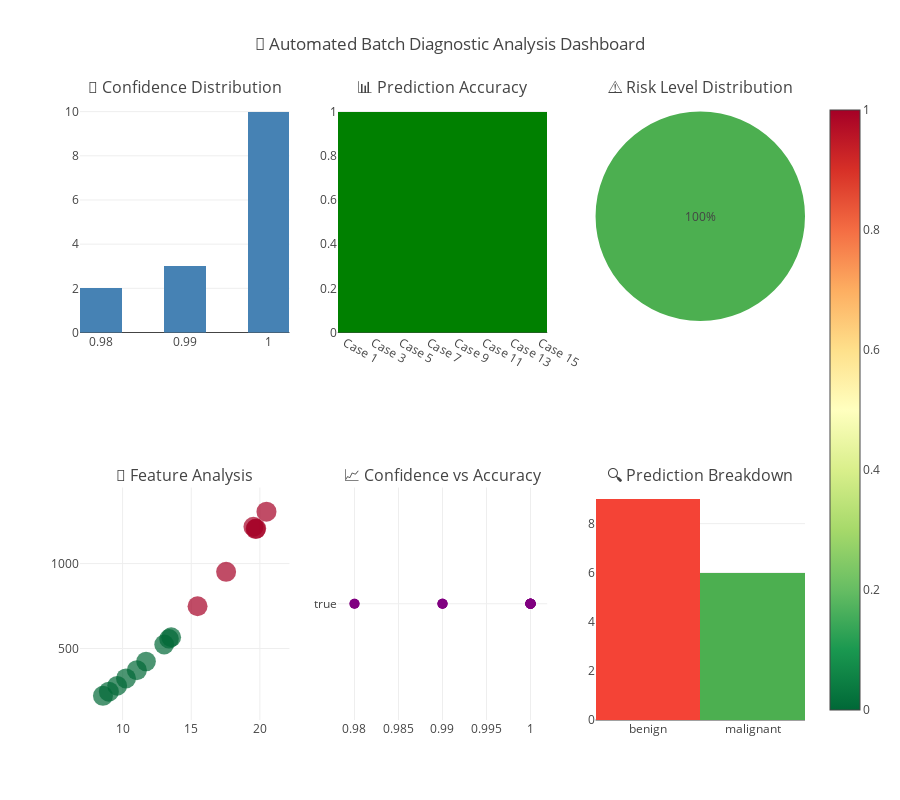

The cell this chart's notebook holds for it:
### Markdown cell above
## New Scenario:

### **“Quick Diagnosis Assistant”**

Instead of inputting all 30 features manually, we:

* **Randomly sample a case** from the dataset
* Display its features to simulate "incoming patient data"
* Ask the user:
  *"Would you like to diagnose this case?"*
* Then we **predict and show results** using the trained model

No typing 30 numbers. Still real. Still sharp. Still interactive.


## STEP 3 (Revised): Sample and Diagnose a Case


### Objective:

* Randomly pull a sample case from the dataset
* Show the 5–7 most meaningful features (not all 30)
* Let the model predict and show the result
* Give option to keep looping or exit

### Code cell
# STEP 3 (ENHANCED): Automated Batch Diagnostic Analysis
import numpy as np
import random
import pandas as pd
import plotly.express as px
import plotly.graph_objects as go
from plotly.subplots import make_subplots

# Define key diagnostic features
selected_features = [
    'mean radius',
    'mean texture', 
    'mean perimeter',
    'mean area',
    'worst concavity',
    'worst symmetry'
]

# Get feature indices
feature_indices = [list(cancer.feature_names).index(f) for f in selected_features]

def automated_batch_diagnosis(model, X, y, feature_names, num_cases=15):
    """
    Automated batch diagnostic analysis without user input
    Processes multiple cases and creates comprehensive visualizations
    """
    print("🏥 Starting Automated Batch Diagnostic Analysis...")
    print("=" * 60)
    
    # Store results for analysis
    results = []
    case_summaries = []
    
    # Process random sample of cases
    case_indices = random.sample(range(len(X)), num_cases)
    
    for case_num, index in enumerate(case_indices, 1):
        sample = X[index]
        label = y[index]
        
        print(f"\n🔬 CASE #{case_num:02d} - Patient ID: #{index:03d}")
        print("-" * 40)
        
        # Display key features
        print("📊 Key Biomarkers:")
        feature_data = {}
        for i in feature_indices:
            value = sample[i]
            feature_data[feature_names[i]] = value
            print(f"   • {feature_names[i].replace('_', ' ').title()}: {value:.2f}")
        
        # Generate prediction
        pred = model.predict(sample.reshape(1, -1))[0]
        prob = model.predict_proba(sample.reshape(1, -1))[0]
        confidence = np.max(prob)
        
        label_actual = cancer.target_names[label]
        label_pred = cancer.target_names[pred]
        
        # Determine risk level
        if confidence > 0.90:
            risk_level = "LOW"
            risk_color = "🟢"
        elif confidence > 0.75:
            risk_level = "MEDIUM"
            risk_color = "🟡"
        else:
            risk_level = "HIGH"
            risk_color = "🔴"
        
        # Display results
        print(f"\n🎯 AI DIAGNOSIS:")
        print(f"   Predicted: {label_pred.upper()}")
        print(f"   Confidence: {confidence:.1%}")
        print(f"   Risk Level: {risk_color} {risk_level}")
        print(f"   Actual: {label_actual.upper()}")
        print(f"   Status: {'✅ CORRECT' if label_pred == label_actual else '❌ MISCLASSIFIED'}")
        
        # Store results
        result = {
            'case_id': case_num,
            'patient_id': index,
            'predicted': label_pred,
            'actual': label_actual,
            'confidence': confidence,
            'risk_level': risk_level,
            'is_correct': label_pred == label_actual,
            'malignant_prob': prob[0],
            'benign_prob': prob[1]
        }
        
        # Add feature data
        for feature, value in feature_data.items():
            result[feature] = value
            
        results.append(result)
        
        # Create case summary for visualization
        case_summaries.append({
            'case': f"Case {case_num}",
            'prediction': label_pred,
            'confidence': confidence,
            'accuracy': 1 if label_pred == label_actual else 0
        })
    
    # Convert to DataFrame for analysis
    results_df = pd.DataFrame(results)
    
    print(f"\n" + "=" * 60)
    print("📈 BATCH ANALYSIS SUMMARY")
    print("=" * 60)
    print(f"Total Cases Processed: {len(results)}")
    print(f"Correct Predictions: {results_df['is_correct'].sum()}")
    print(f"Batch Accuracy: {results_df['is_correct'].mean():.1%}")
    print(f"Average Confidence: {results_df['confidence'].mean():.1%}")
    print(f"High Confidence Cases: {(results_df['confidence'] > 0.9).sum()}")
    print(f"Malignant Cases Detected: {(results_df['predicted'] == 'malignant').sum()}")
    
    return results_df, case_summaries

# Run automated batch analysis
batch_results, case_data = automated_batch_diagnosis(clf, cancer.data, cancer.target, cancer.feature_names)

# Create enhanced visualizations
print("\n🎨 Generating Advanced Visualizations...")

# 1. Batch Performance Dashboard
fig_batch = make_subplots(
    rows=2, cols=3,
    subplot_titles=(
        '🎯 Confidence Distribution',
        '📊 Prediction Accuracy',
        '⚠️ Risk Level Distribution', 
        '🧬 Feature Analysis',
        '📈 Confidence vs Accuracy',
        '🔍 Prediction Breakdown'
    ),
    specs=[
        [{"type": "histogram"}, {"type": "bar"}, {"type": "pie"}],
        [{"type": "scatter"}, {"type": "scatter"}, {"type": "bar"}]
    ]
)

# Confidence distribution
fig_batch.add_trace(go.Histogram(
    x=batch_results['confidence'],
    nbinsx=10,
    name='Confidence',
    marker_color='steelblue'
), row=1, col=1)

# Accuracy by case
accuracy_data = [1 if correct else 0 for correct in batch_results['is_correct']]
fig_batch.add_trace(go.Bar(
    x=[f"Case {i}" for i in range(1, len(batch_results)+1)],
    y=accuracy_data,
    name='Accuracy',
    marker_color=['green' if acc else 'red' for acc in accuracy_data]
), row=1, col=2)

# Risk level pie chart
risk_counts = batch_results['risk_level'].value_counts()
fig_batch.add_trace(go.Pie(
    values=risk_counts.values,
    labels=risk_counts.index,
    name='Risk Levels',
    marker_colors=['#4CAF50', '#FF9800', '#F44336']
), row=1, col=3)

# Feature analysis scatter
fig_batch.add_trace(go.Scatter(
    x=batch_results['mean radius'],
    y=batch_results['mean area'],
    mode='markers',
    marker=dict(
        size=batch_results['confidence'] * 20,
        color=[1 if pred == 'malignant' else 0 for pred in batch_results['predicted']],
        colorscale='RdYlGn_r',
        showscale=True
    ),
    name='Feature Analysis'
), row=2, col=1)

# Confidence vs Accuracy
fig_batch.add_trace(go.Scatter(
    x=batch_results['confidence'],
    y=batch_results['is_correct'],
    mode='markers',
    marker=dict(size=10, color='purple'),
    name='Conf vs Acc'
), row=2, col=2)

# Prediction breakdown
pred_counts = batch_results['predicted'].value_counts()
fig_batch.add_trace(go.Bar(
    x=pred_counts.index,
    y=pred_counts.values,
    name='Predictions',
    marker_color=['#F44336', '#4CAF50']
), row=2, col=3)

fig_batch.update_layout(
    height=800,
    title_text="🏥 Automated Batch Diagnostic Analysis Dashboard",
    showlegend=False
)

fig_batch.show()

print("✅ Automated batch analysis completed successfully!")

### Figure 1 — Plotly figure (JSON) as saved in the notebook; plotly's stock layout.template omitted (floating-point values rounded to 4 significant figures)
{"data": [{"marker": {"color": "steelblue"}, "name": "Confidence", "nbinsx": 10, "type": "histogram", "x": [1, 1, 1, 1, 1, 0.99, 1, 0.99, 1, 1, 0.98, 1, 0.98, 1, 0.99], "xaxis": "x", "yaxis": "y"}, {"marker": {"color": ["green", "green", "green", "green", "green", "green", "green", "green", "green", "green", "green", "green", "green", "green", "green"]}, "name": "Accuracy", "type": "bar", "x": ["Case 1", "Case 2", "Case 3", "Case 4", "Case 5", "Case 6", "Case 7", "Case 8", "Case 9", "Case 10", "Case 11", "Case 12", "Case 13", "Case 14", "Case 15"], "xaxis": "x2", "y": [1, 1, 1, 1, 1, 1, 1, 1, 1, 1, 1, 1, 1, 1, 1], "yaxis": "y2"}, {"domain": {"x": [0.7111, 1], "y": [0.625, 1]}, "labels": ["LOW"], "marker": {"colors": ["#4CAF50", "#FF9800", "#F44336"]}, "name": "Risk Levels", "type": "pie", "values": [15]}, {"marker": {"color": [0, 0, 1, 1, 1, 0, 1, 0, 0, 0, 0, 1, 0, 1, 0], "colorscale": [[0, "rgb(0,104,55)"], [0.1, "rgb(26,152,80)"], [0.2, "rgb(102,189,99)"], [0.3, "rgb(166,217,106)"], [0.4, "rgb(217,239,139)"], [0.5, "rgb(255,255,191)"], [0.6, "rgb(254,224,139)"], [0.7, "rgb(253,174,97)"], [0.8, "rgb(244,109,67)"], [0.9, "rgb(215,48,39)"], [1, "rgb(165,0,38)"]], "showscale": true, "size": [20, 20, 20, 20, 20, 19.8, 20, 19.8, 20, 20, 19.6, 20, 19.6, 20, 19.8]}, "mode": "markers", "name": "Feature Analysis", "type": "scatter", "x": [9, 8.571, 17.54, 19.53, 19.73, 13.54, 15.46, 13.03, 11.04, 10.25, 11.71, 19.69, 13.38, 20.48, 9.606], "xaxis": "x3", "y": [246.3, 221.3, 951.6, 1217, 1206, 566.3, 748.9, 523.8, 372.7, 324.2, 423.6, 1203, 557.2, 1306, 280.5], "yaxis": "y3"}, {"marker": {"color": "purple", "size": 10}, "mode": "markers", "name": "Conf vs Acc", "type": "scatter", "x": [1, 1, 1, 1, 1, 0.99, 1, 0.99, 1, 1, 0.98, 1, 0.98, 1, 0.99], "xaxis": "x4", "y": [true, true, true, true, true, true, true, true, true, true, true, true, true, true, true], "yaxis": "y4"}, {"marker": {"color": ["#F44336", "#4CAF50"]}, "name": "Predictions", "type": "bar", "x": ["benign", "malignant"], "xaxis": "x5", "y": [9, 6], "yaxis": "y5"}], "layout": {"annotations": [{"font": {"size": 16}, "showarrow": false, "text": "🎯 Confidence Distribution", "x": 0.1444, "xanchor": "center", "xref": "paper", "y": 1, "yanchor": "bottom", "yref": "paper"}, {"font": {"size": 16}, "showarrow": false, "text": "📊 Prediction Accuracy", "x": 0.5, "xanchor": "center", "xref": "paper", "y": 1, "yanchor": "bottom", "yref": "paper"}, {"font": {"size": 16}, "showarrow": false, "text": "⚠️ Risk Level Distribution", "x": 0.8556, "xanchor": "center", "xref": "paper", "y": 1, "yanchor": "bottom", "yref": "paper"}, {"font": {"size": 16}, "showarrow": false, "text": "🧬 Feature Analysis", "x": 0.1444, "xanchor": "center", "xref": "paper", "y": 0.375, "yanchor": "bottom", "yref": "paper"}, {"font": {"size": 16}, "showarrow": false, "text": "📈 Confidence vs Accuracy", "x": 0.5, "xanchor": "center", "xref": "paper", "y": 0.375, "yanchor": "bottom", "yref": "paper"}, {"font": {"size": 16}, "showarrow": false, "text": "🔍 Prediction Breakdown", "x": 0.8556, "xanchor": "center", "xref": "paper", "y": 0.375, "yanchor": "bottom", "yref": "paper"}], "height": 800, "showlegend": false, "title": {"text": "🏥 Automated Batch Diagnostic Analysis Dashboard"}, "xaxis": {"anchor": "y", "domain": [0, 0.2889]}, "xaxis2": {"anchor": "y2", "domain": [0.3556, 0.6444]}, "xaxis3": {"anchor": "y3", "domain": [0, 0.2889]}, "xaxis4": {"anchor": "y4", "domain": [0.3556, 0.6444]}, "xaxis5": {"anchor": "y5", "domain": [0.7111, 1]}, "yaxis": {"anchor": "x", "domain": [0.625, 1]}, "yaxis2": {"anchor": "x2", "domain": [0.625, 1]}, "yaxis3": {"anchor": "x3", "domain": [0, 0.375]}, "yaxis4": {"anchor": "x4", "domain": [0, 0.375]}, "yaxis5": {"anchor": "x5", "domain": [0, 0.375]}}}
